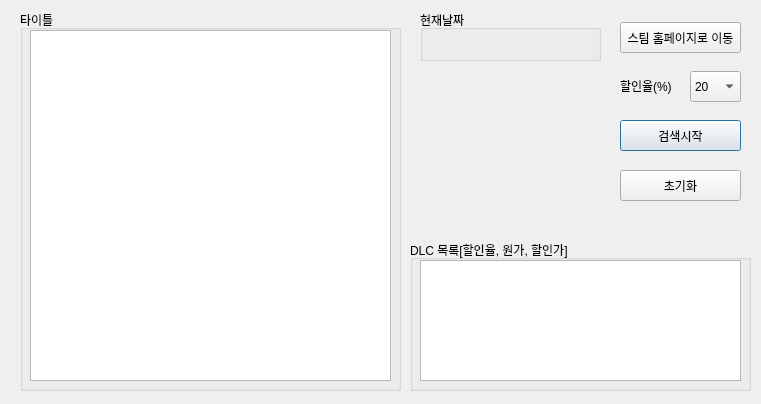
<?xml version="1.0" encoding="UTF-8"?>
<ui version="4.0">
 <class>Dialog</class>
 <widget class="QDialog" name="Dialog">
  <property name="geometry">
   <rect>
    <x>0</x>
    <y>0</y>
    <width>761</width>
    <height>404</height>
   </rect>
  </property>
  <property name="windowTitle">
   <string>스팀 할인 목록</string>
  </property>
  <widget class="QComboBox" name="Discount_Rate">
   <property name="geometry">
    <rect>
     <x>690</x>
     <y>71</y>
     <width>51</width>
     <height>31</height>
    </rect>
   </property>
   <item>
    <property name="text">
     <string>20</string>
    </property>
   </item>
   <item>
    <property name="text">
     <string>30</string>
    </property>
   </item>
   <item>
    <property name="text">
     <string>40</string>
    </property>
   </item>
   <item>
    <property name="text">
     <string>50</string>
    </property>
   </item>
   <item>
    <property name="text">
     <string>60</string>
    </property>
   </item>
   <item>
    <property name="text">
     <string>70</string>
    </property>
   </item>
   <item>
    <property name="text">
     <string>80</string>
    </property>
   </item>
  </widget>
  <widget class="QPushButton" name="Search_Start">
   <property name="geometry">
    <rect>
     <x>620</x>
     <y>120</y>
     <width>121</width>
     <height>31</height>
    </rect>
   </property>
   <property name="text">
    <string>검색시작</string>
   </property>
  </widget>
  <widget class="QGroupBox" name="groupBox">
   <property name="geometry">
    <rect>
     <x>20</x>
     <y>10</y>
     <width>381</width>
     <height>381</height>
    </rect>
   </property>
   <property name="title">
    <string>타이틀</string>
   </property>
   <widget class="QListWidget" name="game_title_listbox">
    <property name="geometry">
     <rect>
      <x>10</x>
      <y>20</y>
      <width>361</width>
      <height>351</height>
     </rect>
    </property>
   </widget>
  </widget>
  <widget class="QLabel" name="label_2">
   <property name="geometry">
    <rect>
     <x>620</x>
     <y>70</y>
     <width>71</width>
     <height>31</height>
    </rect>
   </property>
   <property name="text">
    <string>할인율(%)</string>
   </property>
  </widget>
  <widget class="QPushButton" name="MoveToWeb">
   <property name="geometry">
    <rect>
     <x>620</x>
     <y>22</y>
     <width>121</width>
     <height>31</height>
    </rect>
   </property>
   <property name="text">
    <string>스팀 홈페이지로 이동</string>
   </property>
  </widget>
  <widget class="QPushButton" name="Clear_button">
   <property name="geometry">
    <rect>
     <x>620</x>
     <y>170</y>
     <width>121</width>
     <height>31</height>
    </rect>
   </property>
   <property name="text">
    <string>초기화</string>
   </property>
  </widget>
  <widget class="QLabel" name="Photo">
   <property name="geometry">
    <rect>
     <x>420</x>
     <y>70</y>
     <width>181</width>
     <height>161</height>
    </rect>
   </property>
   <property name="text">
    <string/>
   </property>
   <property name="pixmap">
    <pixmap>../Users/W15 208/Desktop/steam_logo.png</pixmap>
   </property>
   <property name="scaledContents">
    <bool>true</bool>
   </property>
  </widget>
  <widget class="QGroupBox" name="groupBox_3">
   <property name="geometry">
    <rect>
     <x>420</x>
     <y>10</y>
     <width>181</width>
     <height>51</height>
    </rect>
   </property>
   <property name="title">
    <string>현재날짜</string>
   </property>
   <widget class="QLabel" name="Datetime">
    <property name="geometry">
     <rect>
      <x>10</x>
      <y>5</y>
      <width>161</width>
      <height>41</height>
     </rect>
    </property>
    <property name="text">
     <string/>
    </property>
   </widget>
  </widget>
  <widget class="QListWidget" name="Dlc_list">
   <property name="geometry">
    <rect>
     <x>420</x>
     <y>260</y>
     <width>321</width>
     <height>121</height>
    </rect>
   </property>
  </widget>
  <widget class="QGroupBox" name="groupBox_2">
   <property name="geometry">
    <rect>
     <x>410</x>
     <y>240</y>
     <width>341</width>
     <height>151</height>
    </rect>
   </property>
   <property name="title">
    <string>DLC 목록[할인율, 원가, 할인가]</string>
   </property>
  </widget>
  <zorder>groupBox_2</zorder>
  <zorder>Discount_Rate</zorder>
  <zorder>Search_Start</zorder>
  <zorder>groupBox</zorder>
  <zorder>label_2</zorder>
  <zorder>MoveToWeb</zorder>
  <zorder>Clear_button</zorder>
  <zorder>Photo</zorder>
  <zorder>groupBox_3</zorder>
  <zorder>Dlc_list</zorder>
 </widget>
 <resources/>
 <connections/>
</ui>
